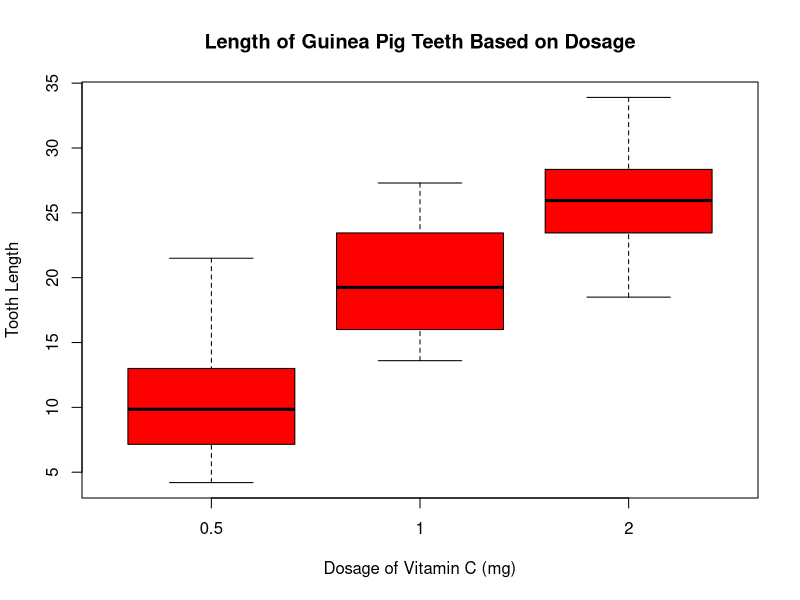
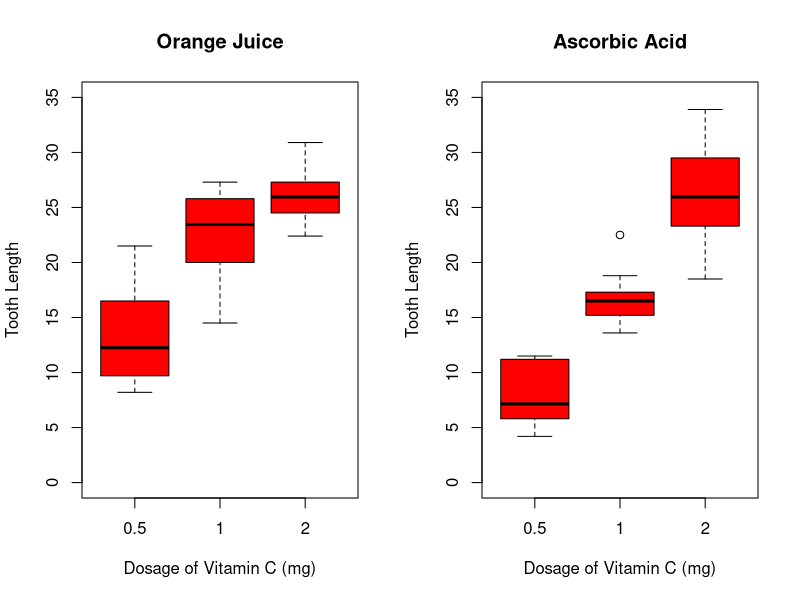

R code for these plots, in order:
## ---- chunk 1
data("ToothGrowth")
str(ToothGrowth)
summary(ToothGrowth)
head(ToothGrowth)
boxplot(len ~ dose, ToothGrowth,
        xlab = "Dosage of Vitamin C (mg)",
        ylab = "Tooth Length",
        main = "Length of Guinea Pig Teeth Based on Dosage",
        col = "red")
## ---- chunk 2
#first we must label our factor via delivery methods
oj <- levels(ToothGrowth$supp)[1]
vc <- levels(ToothGrowth$supp)[2]
summary(ToothGrowth[ToothGrowth$supp == oj,])
summary(ToothGrowth[ToothGrowth$supp == vc,])
par(mfrow = c(1,2))
boxplot(len ~ dose, ToothGrowth[ToothGrowth$supp == oj,],
        xlab = "Dosage of Vitamin C (mg)",
        ylab = "Tooth Length",
        main = "Orange Juice",
        col = "red",
        ylim = range(0,35))
boxplot(len ~ dose, ToothGrowth[ToothGrowth$supp == vc,],
        xlab = "Dosage of Vitamin C (mg)",
        ylab = "Tooth Length",
        main = "Ascorbic Acid",
        col = "red",
        ylim = range(0,35))
## ---- chunk 3
#t.test comparing delivery methods (orange juice vs ascorbic acid)
t.test(ToothGrowth$len[ToothGrowth$supp == "OJ"],
       ToothGrowth$len[ToothGrowth$supp == "VC"], 
       paired = FALSE, var.equal = FALSE)
## ---- chunk 4
#t.test comparing two dosages (1mg to 2mg)
t.test(ToothGrowth$len[ToothGrowth$dose == 2],
       ToothGrowth$len[ToothGrowth$dose == 1],
       paired = FALSE, var.equal = TRUE)
## ---- chunk 5
#t.test comparing two dosages (0.5mg to 1mg)
t.test(ToothGrowth$len[ToothGrowth$dose == 1],
       ToothGrowth$len[ToothGrowth$dose == 0.5],
       paired = FALSE, var.equal = TRUE)
## ---- chunk 6
#t.test comparing two dosages (0.5mg to 2mg)
t.test(ToothGrowth$len[ToothGrowth$dose == 2],
       ToothGrowth$len[ToothGrowth$dose == 0.5],
       paired = FALSE, var.equal = TRUE)
